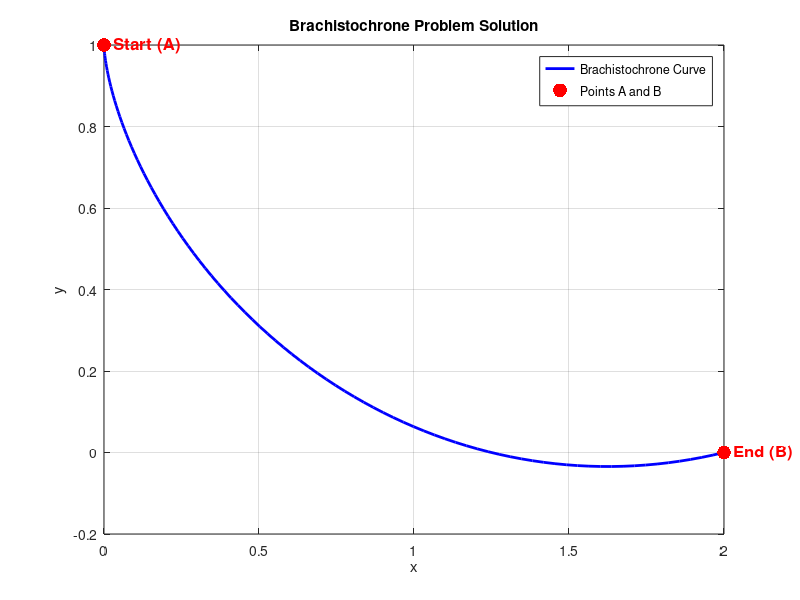

This figure's MATLAB source:
% Boundary Conditions
x1 = 0; y1 = 1; % Start point
x2 = 2; y2 = 0; % End point
delta_x = x2 - x1;
delta_y = y1 - y2;

% Define the function to solve for theta_end
equations = @(theta_end) ...
    (delta_y / (1 - cos(theta_end))) * (theta_end - sin(theta_end)) - delta_x;

% Solve for theta_end
theta_end = fzero(equations, pi);

% Compute radius r
r = delta_y / (1 - cos(theta_end));

fprintf('Radius (r): %.4f\n', r);
fprintf('Final Angle (theta_end): %.4f radians\n', theta_end);

% Generate Cycloid Parameterization
theta = linspace(0, theta_end, 100);
x = r * (theta - sin(theta)) + x1; % Offset to start at x1
y = y1 - r * (1 - cos(theta)); % Offset to start at y1

% Visualization of the Brachistochrone Curve
figure;
plot(x, y, 'b-', 'LineWidth', 2); hold on;
scatter([x1, x2], [y1, y2], 100, 'r', 'filled'); % Points A and B
text(x1, y1, '  Start (A)', 'FontSize', 12, 'Color', 'red', 'FontWeight', 'bold');
text(x2, y2, '  End (B)', 'FontSize', 12, 'Color', 'red', 'FontWeight', 'bold');
title('Brachistochrone Problem Solution');
xlabel('x');
ylabel('y');
grid on;
legend({'Brachistochrone Curve', 'Points A and B'}, 'Location', 'best');
hold off;
